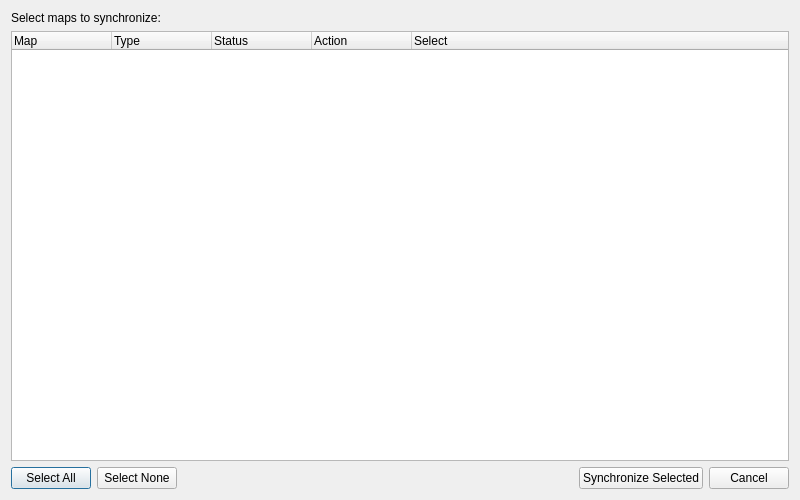
<?xml version="1.0" encoding="UTF-8"?>
<ui version="4.0">
 <class>FolderSyncDialog</class>
 <widget class="QDialog" name="FolderSyncDialog">
  <property name="geometry">
   <rect>
    <x>0</x>
    <y>0</y>
    <width>800</width>
    <height>500</height>
   </rect>
  </property>
  <property name="windowTitle">
   <string>Synchronize Folder with MapHub</string>
  </property>
  <layout class="QVBoxLayout" name="verticalLayout">
   <item>
    <widget class="QLabel" name="headerLabel">
     <property name="text">
      <string>Select maps to synchronize:</string>
     </property>
    </widget>
   </item>
   <item>
    <widget class="QTreeWidget" name="mapsTree">
     <property name="columnCount">
      <number>5</number>
     </property>
     <column>
      <property name="text">
       <string>Map</string>
      </property>
     </column>
     <column>
      <property name="text">
       <string>Type</string>
      </property>
     </column>
     <column>
      <property name="text">
       <string>Status</string>
      </property>
     </column>
     <column>
      <property name="text">
       <string>Action</string>
      </property>
     </column>
     <column>
      <property name="text">
       <string>Select</string>
      </property>
     </column>
    </widget>
   </item>
   <item>
    <layout class="QHBoxLayout" name="buttonLayout">
     <item>
      <widget class="QPushButton" name="selectAllButton">
       <property name="text">
        <string>Select All</string>
       </property>
      </widget>
     </item>
     <item>
      <widget class="QPushButton" name="selectNoneButton">
       <property name="text">
        <string>Select None</string>
       </property>
      </widget>
     </item>
     <item>
      <spacer name="horizontalSpacer">
       <property name="orientation">
        <enum>Qt::Horizontal</enum>
       </property>
       <property name="sizeHint" stdset="0">
        <size>
         <width>40</width>
         <height>20</height>
        </size>
       </property>
      </spacer>
     </item>
     <item>
      <widget class="QPushButton" name="syncButton">
       <property name="text">
        <string>Synchronize Selected</string>
       </property>
      </widget>
     </item>
     <item>
      <widget class="QPushButton" name="cancelButton">
       <property name="text">
        <string>Cancel</string>
       </property>
      </widget>
     </item>
    </layout>
   </item>
  </layout>
 </widget>
 <resources/>
 <connections>
  <connection>
   <sender>cancelButton</sender>
   <signal>clicked()</signal>
   <receiver>FolderSyncDialog</receiver>
   <slot>reject()</slot>
   <hints>
    <hint type="sourcelabel">
     <x>750</x>
     <y>480</y>
    </hint>
    <hint type="destinationlabel">
     <x>399</x>
     <y>249</y>
    </hint>
   </hints>
  </connection>
 </connections>
</ui>
